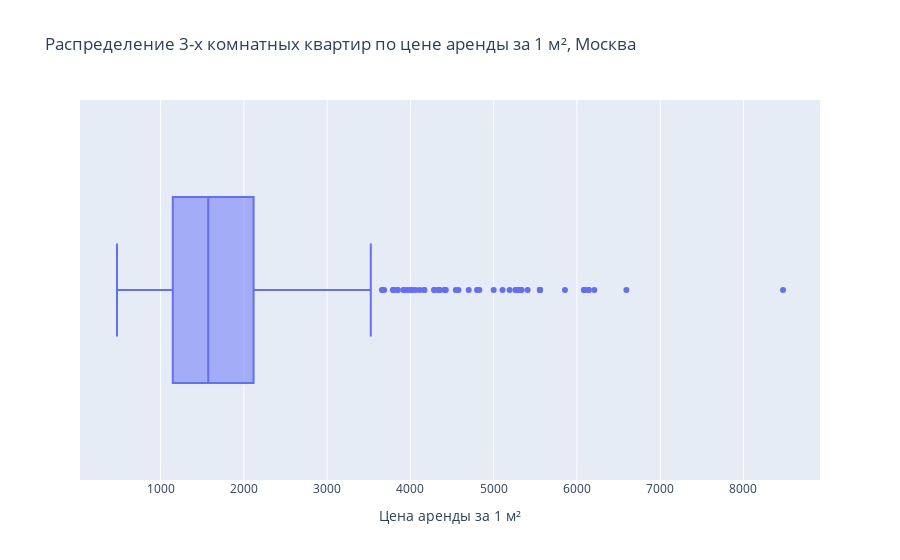

Notebook code cell kept with this figure:
### Markdown cell above
Видно, что данное распределение имеет правостороннюю ассиметрию

### Code cell
px.box(df4, x='Цена аренды за 1 м²',  title = 'Распределение 3-х комнатных квартир по цене аренды за 1 м², Москва')

### Figure 1 — Plotly figure (JSON) as saved in the notebook; plotly's stock layout.template omitted (floating-point values rounded to 4 significant figures; data arrays with more than 128 entries replaced by an {"elided": "..."} marker saying what was removed)
{"data": [{"alignmentgroup": "True", "hovertemplate": "Цена аренды за 1 м²=%{x}<extra></extra>", "legendgroup": "", "marker": {"color": "#636efa"}, "name": "", "notched": false, "offsetgroup": "", "orientation": "h", "showlegend": false, "type": "box", "x": {"elided": "1360 float values"}, "x0": " ", "xaxis": "x", "y0": " ", "yaxis": "y"}], "layout": {"boxmode": "group", "legend": {"tracegroupgap": 0}, "title": {"text": "Распределение 3-х комнатных квартир по цене аренды за 1 м², Москва"}, "xaxis": {"anchor": "y", "domain": [0, 1], "title": {"text": "Цена аренды за 1 м²"}}, "yaxis": {"anchor": "x", "domain": [0, 1]}}}
